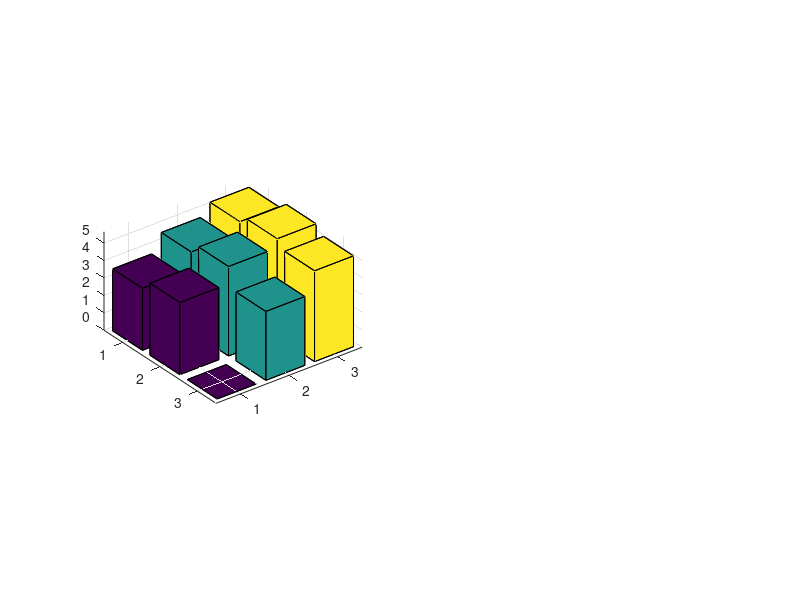

MATLAB code to generate this figure: (Note: this script raises an error after producing the figure.)
clc; clear; close;
%% Load Data
load('data/processed/chirp_models.mat')

%% Assigning Bandwidth
bw_RT_FE_m1(:,3) = [gs(9).bandwidth.model_frontal_motor, gs(7).bandwidth.model_frontal_motor, gs(8).bandwidth.model_frontal_motor];
bw_RT_FE_m1(:,2) = [gs(3).bandwidth.model_frontal_motor, gs(1).bandwidth.model_frontal_motor, gs(2).bandwidth.model_frontal_motor];
bw_RT_FE_m1(:,1) = [gs(6).bandwidth.model_frontal_motor, gs(4).bandwidth.model_frontal_motor, gs(5).bandwidth.model_frontal_motor];

bw_RT_FE_m2(:,3) = [gs(9).bandwidth.model_posterior_motor, gs(7).bandwidth.model_posterior_motor, gs(8).bandwidth.model_posterior_motor];
bw_RT_FE_m2(:,2) = [gs(3).bandwidth.model_posterior_motor, gs(1).bandwidth.model_posterior_motor, gs(2).bandwidth.model_posterior_motor];
bw_RT_FE_m2(:,1) = [gs(6).bandwidth.model_posterior_motor, gs(4).bandwidth.model_posterior_motor, gs(5).bandwidth.model_posterior_motor];

bw_T_FE_m1(:,3) = [gs(18).bandwidth.model_frontal_motor, gs(16).bandwidth.model_frontal_motor, gs(17).bandwidth.model_frontal_motor];
bw_T_FE_m1(:,2) = [gs(12).bandwidth.model_frontal_motor, gs(10).bandwidth.model_frontal_motor, gs(11).bandwidth.model_frontal_motor];
bw_T_FE_m1(:,1) = [gs(15).bandwidth.model_frontal_motor, gs(13).bandwidth.model_frontal_motor, gs(14).bandwidth.model_frontal_motor];

bw_T_FE_m2(:,3) = [gs(18).bandwidth.model_posterior_motor, gs(16).bandwidth.model_posterior_motor, gs(17).bandwidth.model_posterior_motor];
bw_T_FE_m2(:,2) = [gs(12).bandwidth.model_posterior_motor, gs(10).bandwidth.model_posterior_motor, gs(11).bandwidth.model_posterior_motor];
bw_T_FE_m2(:,1) = [gs(15).bandwidth.model_posterior_motor, gs(13).bandwidth.model_posterior_motor, gs(14).bandwidth.model_posterior_motor];

bw_T_S_m1(:,3) = [gs(27).bandwidth.model_frontal_motor, gs(25).bandwidth.model_frontal_motor, gs(26).bandwidth.model_frontal_motor];
bw_T_S_m1(:,2) = [gs(21).bandwidth.model_frontal_motor, gs(19).bandwidth.model_frontal_motor, gs(20).bandwidth.model_frontal_motor];
bw_T_S_m1(:,1) = [gs(24).bandwidth.model_frontal_motor, gs(22).bandwidth.model_frontal_motor, gs(23).bandwidth.model_frontal_motor];

bw_T_S_m2(:,3) = [gs(27).bandwidth.model_posterior_motor, gs(25).bandwidth.model_posterior_motor, gs(26).bandwidth.model_posterior_motor];
bw_T_S_m2(:,2) = [gs(21).bandwidth.model_posterior_motor, gs(19).bandwidth.model_posterior_motor, gs(20).bandwidth.model_posterior_motor];
bw_T_S_m2(:,1) = [gs(24).bandwidth.model_posterior_motor, gs(22).bandwidth.model_posterior_motor, gs(23).bandwidth.model_posterior_motor];

%All configurations
bw_total_m1(1,1:3) = [bw_RT_FE_m1(3,1),bw_T_FE_m1(3,1),bw_T_S_m1(3,1)];
bw_total_m1(1,4:6) = [bw_RT_FE_m1(3,2),bw_T_FE_m1(3,2),bw_T_S_m1(3,2)];
bw_total_m1(1,7:9) = [bw_RT_FE_m1(3,3),bw_T_FE_m1(3,3),bw_T_S_m1(3,3)];
bw_total_m1(2,1:3) = [bw_RT_FE_m1(2,1),bw_T_FE_m1(2,1),bw_T_S_m1(2,1)];
bw_total_m1(2,4:6) = [bw_RT_FE_m1(2,2),bw_T_FE_m1(2,2),bw_T_S_m1(2,2)];
bw_total_m1(2,7:9) = [bw_RT_FE_m1(2,3),bw_T_FE_m1(2,3),bw_T_S_m1(2,3)];
bw_total_m1(3,1:3) = [bw_RT_FE_m1(1,1),bw_T_FE_m1(1,1),bw_T_S_m1(1,1)];
bw_total_m1(3,4:6) = [bw_RT_FE_m1(1,2),bw_T_FE_m1(1,2),bw_T_S_m1(1,2)];
bw_total_m1(3,7:9) = [bw_RT_FE_m1(1,3),bw_T_FE_m1(1,3),bw_T_S_m1(1,3)];

bw_total_m2(1,1:3) = [bw_RT_FE_m2(3,1),bw_T_FE_m2(3,1),bw_T_S_m2(3,1)];
bw_total_m2(1,4:6) = [bw_RT_FE_m2(3,2),bw_T_FE_m2(3,2),bw_T_S_m2(3,2)];
bw_total_m2(1,7:9) = [bw_RT_FE_m2(3,3),bw_T_FE_m2(3,3),bw_T_S_m2(3,3)];
bw_total_m2(2,1:3) = [bw_RT_FE_m2(2,1),bw_T_FE_m2(2,1),bw_T_S_m2(2,1)];
bw_total_m2(2,4:6) = [bw_RT_FE_m2(2,2),bw_T_FE_m2(2,2),bw_T_S_m2(2,2)];
bw_total_m2(2,7:9) = [bw_RT_FE_m2(2,3),bw_T_FE_m2(2,3),bw_T_S_m2(2,3)];
bw_total_m2(3,1:3) = [bw_RT_FE_m2(1,1),bw_T_FE_m2(1,1),bw_T_S_m2(1,1)];
bw_total_m2(3,4:6) = [bw_RT_FE_m2(1,2),bw_T_FE_m2(1,2),bw_T_S_m2(1,2)];
bw_total_m2(3,7:9) = [bw_RT_FE_m2(1,3),bw_T_FE_m2(1,3),bw_T_S_m2(1,3)];

%% Max Torque Values

max_torque_RT_FE_flexion(:,3) = [gs(9).max_values.flexion, gs(7).max_values.flexion, gs(8).max_values.flexion];
max_torque_RT_FE_flexion(:,2) = [gs(3).max_values.flexion, gs(1).max_values.flexion, gs(2).max_values.flexion];
max_torque_RT_FE_flexion(:,1) = [gs(6).max_values.flexion, gs(4).max_values.flexion, gs(5).max_values.flexion];

max_torque_RT_FE_extension(:,3) = [gs(9).max_values.extension, gs(7).max_values.extension, gs(8).max_values.extension];
max_torque_RT_FE_extension(:,2) = [gs(3).max_values.extension, gs(1).max_values.extension, gs(2).max_values.extension];
max_torque_RT_FE_extension(:,1) = [gs(6).max_values.extension, gs(4).max_values.extension, gs(5).max_values.extension];

max_torque_T_FE_flexion(:,3) = [gs(18).max_values.flexion, gs(16).max_values.flexion, gs(17).max_values.flexion];
max_torque_T_FE_flexion(:,2) = [gs(12).max_values.flexion, gs(10).max_values.flexion, gs(11).max_values.flexion];
max_torque_T_FE_flexion(:,1) = [gs(15).max_values.flexion, gs(13).max_values.flexion, gs(14).max_values.flexion];

max_torque_T_FE_extension(:,3) = [gs(18).max_values.extension, gs(16).max_values.extension, gs(17).max_values.extension];
max_torque_T_FE_extension(:,2) = [gs(12).max_values.extension, gs(10).max_values.extension, gs(11).max_values.extension];
max_torque_T_FE_extension(:,1) = [gs(15).max_values.extension, gs(13).max_values.extension, gs(14).max_values.extension];

max_torque_T_S_flexion(:,3) = [gs(27).max_values.flexion, gs(25).max_values.flexion, gs(26).max_values.flexion];
max_torque_T_S_flexion(:,2) = [gs(21).max_values.flexion, gs(19).max_values.flexion, gs(20).max_values.flexion];
max_torque_T_S_flexion(:,1) = [gs(24).max_values.flexion, gs(22).max_values.flexion, gs(23).max_values.flexion];

max_torque_T_S_extension(:,3) = [gs(27).max_values.extension, gs(25).max_values.extension, gs(26).max_values.extension];
max_torque_T_S_extension(:,2) = [gs(21).max_values.extension, gs(19).max_values.extension, gs(20).max_values.extension];
max_torque_T_S_extension(:,1) = [gs(24).max_values.extension, gs(22).max_values.extension, gs(23).max_values.extension];

%All configurations
max_torque_flexion(1,1:3) = [max_torque_RT_FE_flexion(3,1),max_torque_T_FE_flexion(3,1),max_torque_T_S_flexion(3,1)];
max_torque_flexion(1,4:6) = [max_torque_RT_FE_flexion(3,2),max_torque_T_FE_flexion(3,2),max_torque_T_S_flexion(3,2)];
max_torque_flexion(1,7:9) = [max_torque_RT_FE_flexion(3,3),max_torque_T_FE_flexion(3,3),max_torque_T_S_flexion(3,3)];
max_torque_flexion(2,1:3) = [max_torque_RT_FE_flexion(2,1),max_torque_T_FE_flexion(2,1),max_torque_T_S_flexion(2,1)];
max_torque_flexion(2,4:6) = [max_torque_RT_FE_flexion(2,2),max_torque_T_FE_flexion(2,2),max_torque_T_S_flexion(2,2)];
max_torque_flexion(2,7:9) = [max_torque_RT_FE_flexion(2,3),max_torque_T_FE_flexion(2,3),max_torque_T_S_flexion(2,3)];
max_torque_flexion(3,1:3) = [max_torque_RT_FE_flexion(1,1),max_torque_T_FE_flexion(1,1),max_torque_T_S_flexion(1,1)];
max_torque_flexion(3,4:6) = [max_torque_RT_FE_flexion(1,2),max_torque_T_FE_flexion(1,2),max_torque_T_S_flexion(1,2)];
max_torque_flexion(3,7:9) = [max_torque_RT_FE_flexion(1,3),max_torque_T_FE_flexion(1,3),max_torque_T_S_flexion(1,3)];

max_torque_extension(1,1:3) = [max_torque_RT_FE_extension(3,1),max_torque_T_FE_extension(3,1),max_torque_T_S_extension(3,1)];
max_torque_extension(1,4:6) = [max_torque_RT_FE_extension(3,2),max_torque_T_FE_extension(3,2),max_torque_T_S_extension(3,2)];
max_torque_extension(1,7:9) = [max_torque_RT_FE_extension(3,3),max_torque_T_FE_extension(3,3),max_torque_T_S_extension(3,3)];
max_torque_extension(2,1:3) = [max_torque_RT_FE_extension(2,1),max_torque_T_FE_extension(2,1),max_torque_T_S_extension(2,1)];
max_torque_extension(2,4:6) = [max_torque_RT_FE_extension(2,2),max_torque_T_FE_extension(2,2),max_torque_T_S_extension(2,2)];
max_torque_extension(2,7:9) = [max_torque_RT_FE_extension(2,3),max_torque_T_FE_extension(2,3),max_torque_T_S_extension(2,3)];
max_torque_extension(3,1:3) = [max_torque_RT_FE_extension(1,1),max_torque_T_FE_extension(1,1),max_torque_T_S_extension(1,1)];
max_torque_extension(3,4:6) = [max_torque_RT_FE_extension(1,2),max_torque_T_FE_extension(1,2),max_torque_T_S_extension(1,2)];
max_torque_extension(3,7:9) = [max_torque_RT_FE_extension(1,3),max_torque_T_FE_extension(1,3),max_torque_T_S_extension(1,3)];

%% Bandwidth plot
% Rigid and Tendons Flexion-Extension
figure(1);
subplot(1,2,1);
bar3(bw_RT_FE_m1)
axis_opt=gca;
axis_opt.XTickLabels = {'20';'10';'5'};
axis_opt.YTickLabel = {'3';'6';'12'};
axis_opt.FontName = 'Times New Roman'; axis_opt.FontSize = 20;
title('Frontal Motor')
zlabel('Bandwidth [Hz]'); ylabel('Input Amplitude [deg]'); xlabel('Pretension level [N]')
xh = get(gca,'XLabel'); set(xh, 'Units', 'Normalized'); pos = get(xh, 'Position'); set(xh, 'Position',[0.645302740059901,-0.039320564527296,0],'Rotation',21)
yh = get(gca,'YLabel'); set(yh, 'Units', 'Normalized'); pos = get(yh, 'Position');set(yh, 'Position',[0.195468782973871,0.113192948210867,0],'Rotation',-33.5)

subplot(1,2,2);
bar3(bw_RT_FE_m2)
axis_opt=gca;
axis_opt.XTickLabels = {'20';'10';'5'};
axis_opt.YTickLabel = {'3';'6';'12'};
axis_opt.FontName = 'Times New Roman'; axis_opt.FontSize = 20;
title('Posterior Motor')
zlabel('Bandwidth [Hz]'); ylabel('Input Amplitude [deg]'); xlabel('Pretension level [N]')
xh = get(gca,'XLabel'); set(xh, 'Units', 'Normalized'); pos = get(xh, 'Position'); set(xh, 'Position',[0.639787147868203,-0.042263474446632,0],'Rotation',21)
yh = get(gca,'YLabel'); set(yh, 'Units', 'Normalized'); pos = get(yh, 'Position');set(yh, 'Position',[0.20455353708656,0.113362466409029,0],'Rotation',-33.5)

s_title = suptitle('Bandwidth for Rigid and Tendons configuration in Flexion-Extension ');
s_title.FontName = 'Times New Roman'; s_title.FontSize = 25;

% Tendons Flexion-Extension
figure(2);
subplot(1,2,1);
bar3(bw_T_FE_m1)
axis_opt=gca;
axis_opt.XTickLabels = {'20';'10';'5'};
axis_opt.YTickLabel = {'3';'6';'12'};
axis_opt.FontName = 'Times New Roman'; axis_opt.FontSize = 20;
title('Frontal Motor')
zlabel('Bandwidth [Hz]'); ylabel('Input Amplitude [deg]'); xlabel('Pretension level [N]')
xh = get(gca,'XLabel'); set(xh, 'Units', 'Normalized'); pos = get(xh, 'Position'); set(xh, 'Position',[0.645302740059901,-0.039320564527296,0],'Rotation',21)
yh = get(gca,'YLabel'); set(yh, 'Units', 'Normalized'); pos = get(yh, 'Position');set(yh, 'Position',[0.195468782973871,0.113192948210867,0],'Rotation',-33.5)

subplot(1,2,2);
bar3(bw_T_FE_m2)
axis_opt=gca;
axis_opt.XTickLabels = {'20';'10';'5'};
axis_opt.YTickLabel = {'3';'6';'12'};
axis_opt.FontName = 'Times New Roman'; axis_opt.FontSize = 20;
title('Posterior Motor')
zlabel('Bandwidth [Hz]'); ylabel('Input Amplitude [deg]'); xlabel('Pretension level [N]')
xh = get(gca,'XLabel'); set(xh, 'Units', 'Normalized'); pos = get(xh, 'Position'); set(xh, 'Position',[0.639787147868203,-0.042263474446632,0],'Rotation',21)
yh = get(gca,'YLabel'); set(yh, 'Units', 'Normalized'); pos = get(yh, 'Position');set(yh, 'Position',[0.20455353708656,0.113362466409029,0],'Rotation',-33.5)

s_title = suptitle('Bandwidth for Tendons configuration in Flexion-Extension ');
s_title.FontName = 'Times New Roman'; s_title.FontSize = 25;

% Tendons Stiffness
figure(3);
subplot(1,2,1);
bar3(bw_T_S_m1)
axis_opt=gca;
axis_opt.XTickLabels = {'20';'10';'5'};
axis_opt.YTickLabel = {'3';'6';'12'};
axis_opt.FontName = 'Times New Roman'; axis_opt.FontSize = 20;
title('Frontal Motor')
zlabel('Bandwidth [Hz]'); ylabel('Input Amplitude [deg]'); xlabel('Pretension level [N]')
xh = get(gca,'XLabel'); set(xh, 'Units', 'Normalized'); pos = get(xh, 'Position'); set(xh, 'Position',[0.645302740059901,-0.039320564527296,0],'Rotation',21)
yh = get(gca,'YLabel'); set(yh, 'Units', 'Normalized'); pos = get(yh, 'Position');set(yh, 'Position',[0.195468782973871,0.113192948210867,0],'Rotation',-33.5)

subplot(1,2,2);
bar3(bw_T_S_m2)
axis_opt=gca;
axis_opt.XTickLabels = {'20';'10';'5'};
axis_opt.YTickLabel = {'3';'6';'12'};
axis_opt.FontName = 'Times New Roman'; axis_opt.FontSize = 20;
title('Posterior Motor')
zlabel('Bandwidth [Hz]'); ylabel('Input Amplitude [deg]'); xlabel('Pretension level [N]')
xh = get(gca,'XLabel'); set(xh, 'Units', 'Normalized'); pos = get(xh, 'Position'); set(xh, 'Position',[0.639787147868203,-0.042263474446632,0],'Rotation',21)
yh = get(gca,'YLabel'); set(yh, 'Units', 'Normalized'); pos = get(yh, 'Position');set(yh, 'Position',[0.20455353708656,0.113362466409029,0],'Rotation',-33.5)

s_title = suptitle('Bandwidth for Tendons configuration in Stiffness ');
s_title.FontName = 'Times New Roman'; s_title.FontSize = 25;

clear pos

%% Bandwidth of the all Configurations
close all;

% Colors
color_RT_FE = [0 0.450980392156863 0.741176470588235];  
color_T_FE = [0.929411764705882 0.690196078431373 0.129411764705882];
color_T_S = [0.486274509803922 0.780392156862745 0.07843137254902];
    
fig_all_trials = figure('WindowState','maximized');
fig_all_trials.PaperPositionMode = 'manual';
fig_all_trials.Position = [1,41,1536,748.8];
fig_all_trials.InnerPosition = [1,41,1536,748.8];
fig_all_trials.OuterPosition = [-6.2,33.8,1550.4,838.4];
fig_all_trials.PaperPosition = [3.75,1.6,16,7.8];
fig_all_trials.PaperSize = [8.5,11];
subplot(1,2,1);
    bar_opt = bar3(bw_total_m1);
    axis_opt=gca;
    axis_opt.XTick = [1 2 3 4 5 6 7 8 9];
    axis_opt.XTickLabels = {'';'20';'';'';'10';'';'';'5';''};
    axis_opt.YTickLabel = {'12';'6';'3'};
    axis_opt.OuterPosition = [-0.011953725399205,-0.022174705901546,0.490990096037426,1.07383279613194];
    axis_opt.Position = [0.05187498708566,0.125946901672967,0.41851326254281,0.875173728847528];
    
    axis_opt.FontName = 'Times New Roman'; axis_opt.FontSize = 15;
    title('Frontal Motor')
    zlabel('Bandwidth [Hz]','FontName','Times New Roman');
    ylabel('Input Amplitude [deg]','FontName','Times New Roman','Rotation',-33.5,'Position',[-0.083048157216573,1.953320870761503,-0.70347624068192]);
    xlabel('Pretension level [N]','FontName','Times New Roman','Rotation',21,'Position',[4.237658625041923,4.027161145020195,-2.35760541032536]);

    

    bar_opt(1).FaceColor = color_RT_FE;
    bar_opt(2).FaceColor = color_T_FE;
    bar_opt(3).FaceColor = color_T_S;
    bar_opt(4).FaceColor = color_RT_FE;
    bar_opt(5).FaceColor = color_T_FE;
    bar_opt(6).FaceColor = color_T_S;
    bar_opt(7).FaceColor = color_RT_FE;
    bar_opt(8).FaceColor = color_T_FE;
    bar_opt(9).FaceColor = color_T_S;

subplot(1,2,2);
    bar_opt = bar3(bw_total_m2);
    axis_opt=gca;
    axis_opt.XTick = [1 2 3 4 5 6 7 8 9];
    axis_opt.XTickLabels = {'';'20';'';'';'10';'';'';'5';'';};
    axis_opt.YTickLabel = {'12';'6';'3'};
    axis_opt.OuterPosition = [0.50727858874968,-0.01465831865941,0.512298888632177,0.944972390479376];
    axis_opt.Position = [0.552395820418991,0.169288644293322,0.418513262542809,0.770152498240692];
    
    axis_opt.FontName = 'Times New Roman'; axis_opt.FontSize = 15;
    title('Posterior Motor')
    zlabel('Bandwidth [Hz]','FontName','Times New Roman');
    ylabel('Input Amplitude [deg]','FontName','Times New Roman','Rotation',-33.5,'Position',[-0.140244689825224,1.955623686005774,-0.960228830006756]);
    xlabel('Pretension level [N]','FontName','Times New Roman','Rotation',21,'Position',[4.170732595578776,4.114380844720087,-3.127863042480386]);

    bar_opt(1).FaceColor = color_RT_FE;
    bar_opt(2).FaceColor = color_T_FE;
    bar_opt(3).FaceColor = color_T_S;
    bar_opt(4).FaceColor = color_RT_FE;
    bar_opt(5).FaceColor = color_T_FE;
    bar_opt(6).FaceColor = color_T_S;
    bar_opt(7).FaceColor = color_RT_FE;
    bar_opt(8).FaceColor = color_T_FE;
    bar_opt(9).FaceColor = color_T_S;

    leg_opt = legend('Stiff and Tendon in FE','Tendon in FE','Tendon in S');
    set(leg_opt,'Position',[0.826701388888879,0.090113540144337,0.1415364609162,0.090010685747505]);
    
s_title = suptitle('Bandwidth of the motors for all configurations');
s_title.FontName = 'Times New Roman'; s_title.FontSize = 25;

clear *_opt xh yh bw* color* fig_* s_*

%% Max torque values of the all Configurations
% Colors
color_RT_FE = [0 0.450980392156863 0.741176470588235];  
color_T_FE = [0.929411764705882 0.690196078431373 0.129411764705882];
color_T_S = [0.486274509803922 0.780392156862745 0.07843137254902];
    
fig_all_trials = figure('WindowState','maximized');
fig_all_trials.PaperPositionMode = 'manual';
fig_all_trials.Position = [1,41,1536,748.8];
fig_all_trials.InnerPosition = [1,41,1536,748.8];
fig_all_trials.OuterPosition = [-6.2,33.8,1550.4,838.4];
fig_all_trials.PaperPosition = [3.75,1.6,16,7.8];
fig_all_trials.PaperSize = [8.5,11];
subplot(1,2,1);
    bar_opt = bar3(max_torque_flexion);
    axis_opt=gca;
    axis_opt.XTick = [1 2 3 4 5 6 7 8 9];
    axis_opt.XTickLabels = {'';'20';'';'';'10';'';'';'5';''};
    axis_opt.YTickLabel = {'12';'6';'3'};
    axis_opt.OuterPosition = [-0.011953725399205,-0.022174705901546,0.490990096037426,1.07383279613194];
    axis_opt.Position = [0.05187498708566,0.125946901672967,0.41851326254281,0.875173728847528];
    
    axis_opt.FontName = 'Times New Roman'; axis_opt.FontSize = 15;
    title('Assistance of flexion movement')
    zlabel('Torque [Nm]','FontName','Times New Roman');
    ylabel('Input Amplitude [deg]','FontName','Times New Roman','Rotation',-33.5,'Position',[-0.149974159895748,2.040540535555843,-2.24730381875824]);
    xlabel('Pretension level [N]','FontName','Times New Roman','Rotation',21,'Position',[4.059482869217912,4.206390395489306,-5.877532032754413]);

    

    bar_opt(1).FaceColor = color_RT_FE;
    bar_opt(2).FaceColor = color_T_FE;
    bar_opt(3).FaceColor = color_T_S;
    bar_opt(4).FaceColor = color_RT_FE;
    bar_opt(5).FaceColor = color_T_FE;
    bar_opt(6).FaceColor = color_T_S;
    bar_opt(7).FaceColor = color_RT_FE;
    bar_opt(8).FaceColor = color_T_FE;
    bar_opt(9).FaceColor = color_T_S;

subplot(1,2,2);
    bar_opt = bar3(max_torque_extension);
    axis_opt=gca;
    axis_opt.XTick = [1 2 3 4 5 6 7 8 9];
    axis_opt.XTickLabels = {'';'20';'';'';'10';'';'';'5';'';};
    axis_opt.YTickLabel = {'12';'6';'3'};
    axis_opt.OuterPosition = [0.50727858874968,-0.01465831865941,0.512298888632177,0.944972390479376];
    axis_opt.Position = [0.552395820418991,0.169288644293322,0.418513262542809,0.770152498240692];
    
    axis_opt.FontName = 'Times New Roman'; axis_opt.FontSize = 15;
    title('Assistance of extension movement')
    zlabel('Torque [Nm]','FontName','Times New Roman');
    ylabel('Input Amplitude [deg]','FontName','Times New Roman','Rotation',-33.5,'Position',[-0.180400274292223,2.007955462544436,-1.653460890059902]);
    xlabel('Pretension level [N]','FontName','Times New Roman','Rotation',21,'Position',[3.931267040025774,4.161588855908779,-5.053507176190811]);

    bar_opt(1).FaceColor = color_RT_FE;
    bar_opt(2).FaceColor = color_T_FE;
    bar_opt(3).FaceColor = color_T_S;
    bar_opt(4).FaceColor = color_RT_FE;
    bar_opt(5).FaceColor = color_T_FE;
    bar_opt(6).FaceColor = color_T_S;
    bar_opt(7).FaceColor = color_RT_FE;
    bar_opt(8).FaceColor = color_T_FE;
    bar_opt(9).FaceColor = color_T_S;

    leg_opt = legend('Stiff and Tendon in FE','Tendon in FE','Tendon in S');
    set(leg_opt,'Position',[0.826701388888879,0.090113540144337,0.1415364609162,0.090010685747505]);
    
s_title = suptitle('Maximum torque values on the ankle for all configurations');
s_title.FontName = 'Times New Roman'; s_title.FontSize = 25;

clear *_opt xh yh bw* color* fig_* s_*